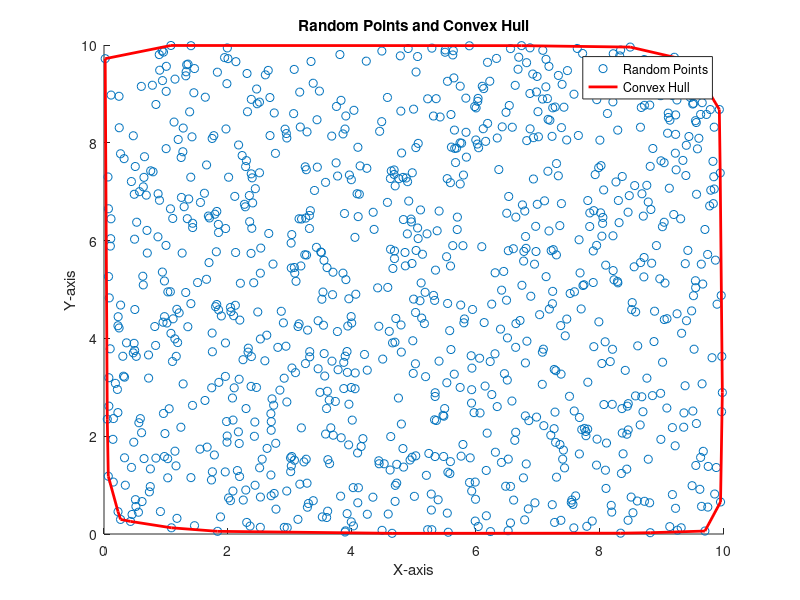

This figure's MATLAB source:
% Set the maximum values for x and y
x_max = 10;
y_max = 10;

% Generate 1000 random points
num_points = 1000;
random_points = [rand(num_points, 1) * x_max, rand(num_points, 1) * y_max];

% Calculate the convex hull
convex_hull_indices = convhull(random_points(:,1), random_points(:,2));
convex_hull_points = random_points(convex_hull_indices, :);

% Plot the points
figure;
scatter(random_points(:,1), random_points(:,2), 'b.');
hold on;

% Plot the convex hull
plot(convex_hull_points(:,1), convex_hull_points(:,2), 'r-', 'LineWidth', 2);

% Set axis limits
axis([0 x_max 0 y_max]);

% Add labels and title
xlabel('X-axis');
ylabel('Y-axis');
title('Random Points and Convex Hull');

% Display legend
legend('Random Points', 'Convex Hull');
hold off;
